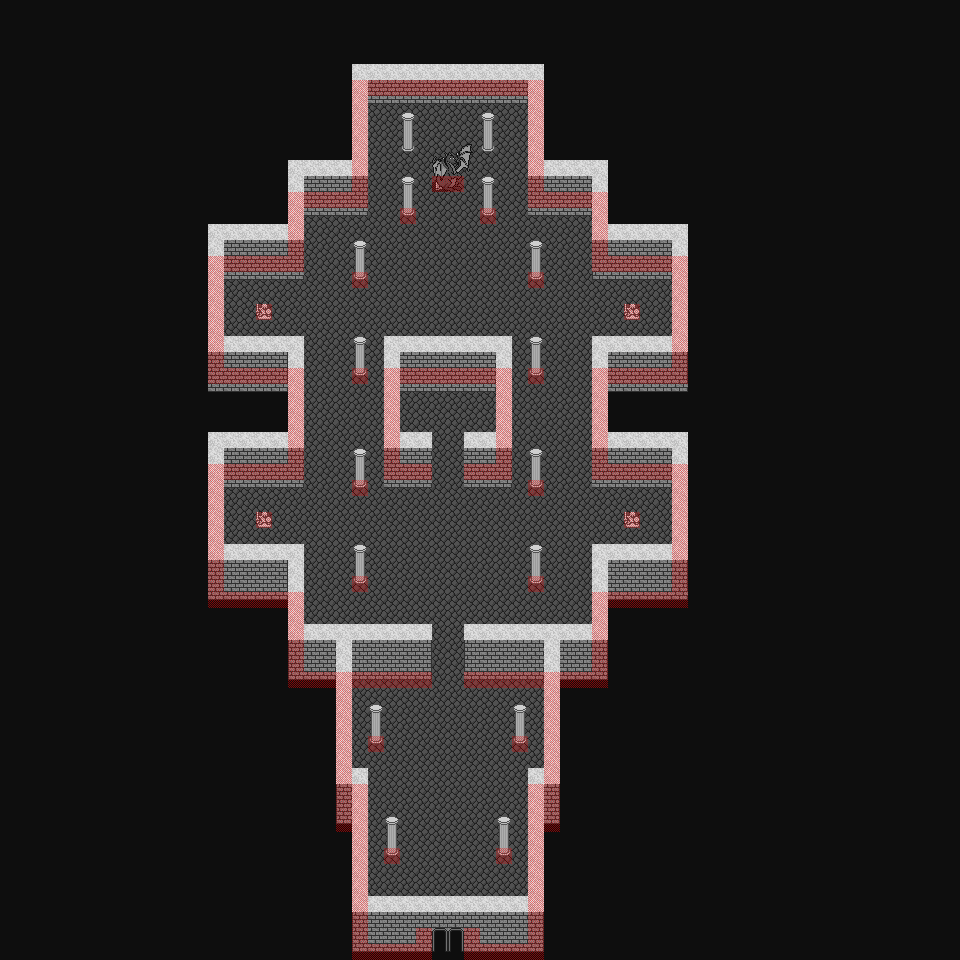

A level layout from a 2D game, rendered from its tile map. Below: a short description, then the map file with tile-grid data replaced by summaries:
An orthogonal 60x60 tile map with 16x16 px tiles, 5 tile layers (map, bmap, fmap, shadows, ...), 4 tilesets and 15 objects (8x marker, 6x zone, bounds).

<map version="1.10" tiledversion="1.10.2" orientation="orthogonal" renderorder="right-down" width="60" height="60" tilewidth="16" tileheight="16" infinite="0" backgroundcolor="#0e0e0e" nextlayerid="10" nextobjectid="58">
 <properties>
  <property name="can_save" value="0" />
  <property name="can_warp" value="1" />
  <property name="description" value="Shrine" />
  <property name="map_mode" value="0" />
  <property name="map_no" value="37" />
  <property name="pdiv" value="1" />
  <property name="pmult" value="1" />
  <property name="song_file" value="grseed.s3m" />
  <property name="stx" value="27" />
  <property name="sty" value="57" />
  <property name="tileset" value="7" />
  <property name="use_sstone" value="0" />
  <property name="warpx" value="27" />
  <property name="warpy" value="57" />
  <property name="zero_zone" value="0" />
 </properties>
 <tileset firstgid="1" source="fortress.tsx" />
 <tileset firstgid="321" source="entities.tsx" />
 <tileset firstgid="1293" source="misc.tsx" />
 <tileset firstgid="1593" source="obstacles.tsx" />
 <layer id="1" name="map" width="60" height="60">
  <data>[3600 cells, 993 non-empty, 10 distinct tile ids]</data>
 </layer>
 <layer id="2" name="bmap" width="60" height="60">
  <data>[3600 cells, 6 non-empty, 3 distinct tile ids]</data>
 </layer>
 <objectgroup color="#ff00ff" id="3" name="entities" />
 <layer id="4" name="fmap" width="60" height="60">
  <data>[3600 cells, 446 non-empty, 14 distinct tile ids]</data>
 </layer>
 <layer id="5" name="shadows" width="60" height="60" opacity="0.5">
  <data>[3600 cells, 0 non-empty, 0 distinct tile ids]</data>
 </layer>
 <layer id="6" name="obstacles" width="60" height="60" opacity="0.5">
  <data>[3600 cells, 244 non-empty, 1 distinct tile ids]</data>
 </layer>
 <objectgroup color="#008000" id="7" name="zones">
  <object id="12" name="1" type="zone" x="432" y="928" width="32" height="16" />
  <object id="16" name="2" type="zone" x="256" y="512" width="16" height="16" />
  <object id="46" name="4" type="zone" x="256" y="304" width="16" height="16" />
  <object id="47" name="5" type="zone" x="624" y="304" width="16" height="16" />
  <object id="48" name="3" type="zone" x="624" y="512" width="16" height="16" />
  <object id="56" name="6" type="zone" x="432" y="176" width="32" height="16" />
 </objectgroup>
 <objectgroup color="#ffff00" id="8" name="markers">
  <object id="17" name="entrance" type="marker" x="432" y="912" width="16" height="16" />
  <object id="49" name="statue_1" type="marker" x="256" y="512" width="16" height="16" />
  <object id="50" name="statue_2" type="marker" x="256" y="304" width="16" height="16" />
  <object id="51" name="statue_3" type="marker" x="624" y="304" width="16" height="16" />
  <object id="52" name="statue_4" type="marker" x="624" y="512" width="16" height="16" />
  <object id="53" name="statue_5a" type="marker" x="432" y="400" width="16" height="16" />
  <object id="54" name="statue_5b" type="marker" x="448" y="400" width="16" height="16" />
  <object id="57" name="statue_6" type="marker" x="432" y="176" width="16" height="16" />
 </objectgroup>
 <objectgroup color="#0000ff" id="9" name="bounds" visible="0">
  <object id="20" name="bounds" type="bounds" x="112" y="64" width="720" height="896">
   <properties>
    <property name="btile" value="0" />
   </properties>
  </object>
 </objectgroup>
</map>
